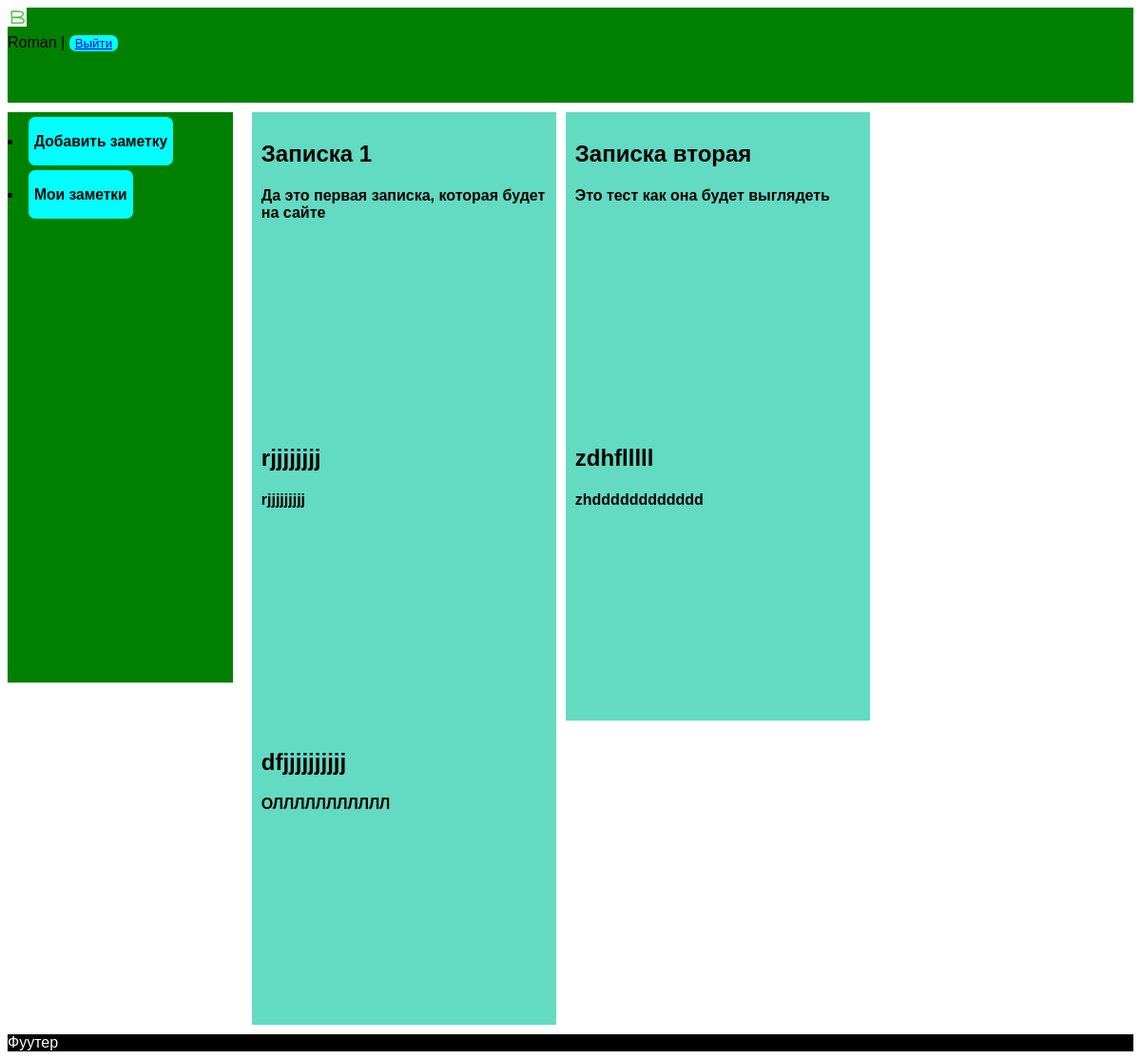
/notes/ (signed in), run on an earlier commit of the app's database.
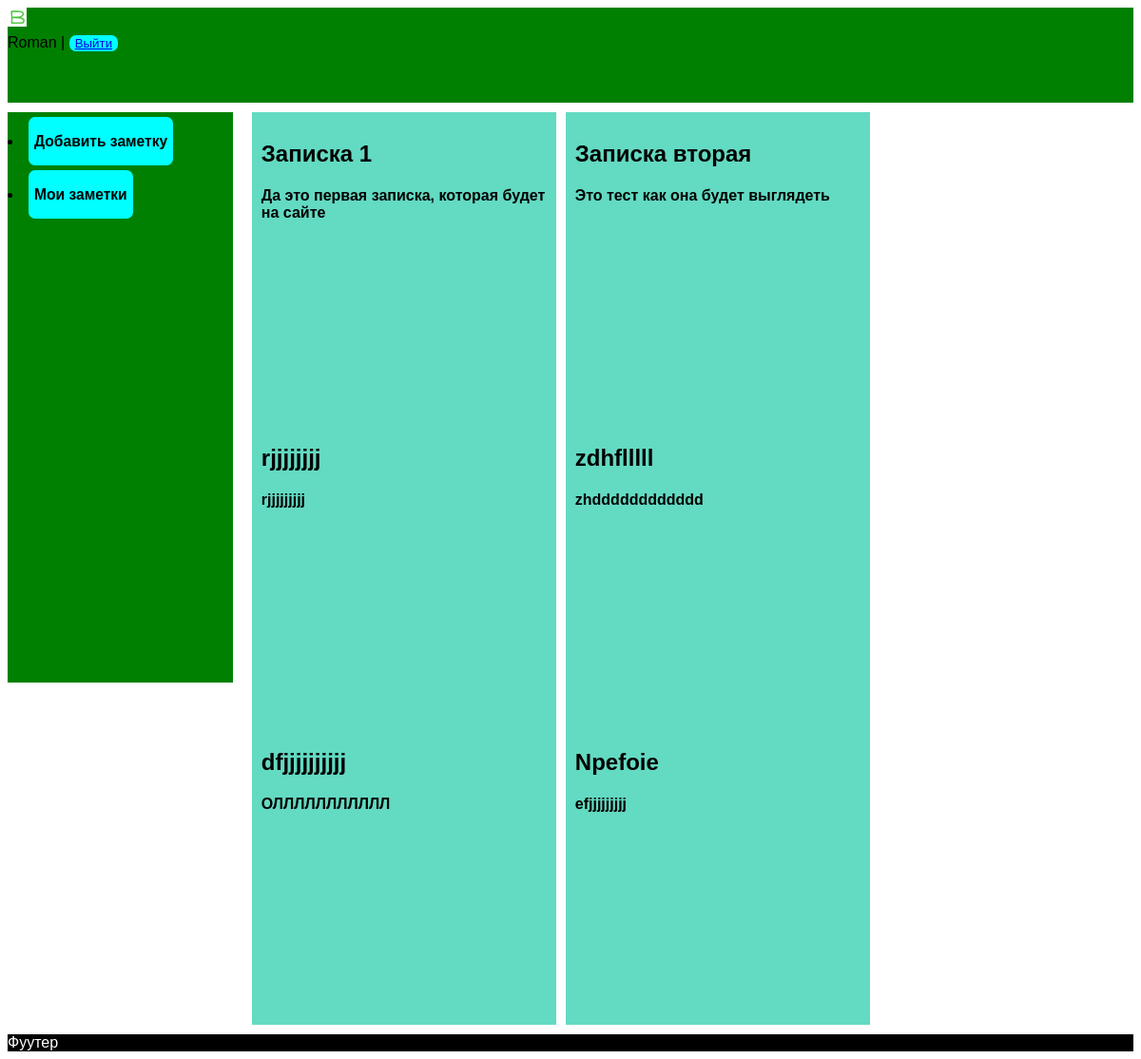
And on a later commit of the database.
### main/models.py (models this page shows)
class Content(models.Model):
    title = models.CharField(max_length=255)
    text = models.TextField(blank=True)
    user_id = models.CharField(max_length=255)
    time_crerate = models.DateTimeField(auto_now_add=True)
    last_time_update = models.DateTimeField(auto_now=True)

### main/views.py (the view)
# urls.py: path('notes/', notes, name='notes'),
def notes(request):
    content = Content.objects.filter(user_id=request.user.id)
    return render(request, 'main/notes.html', {'menu': menu, 'title': 'Мои заметки', 'content': content})

### main/templates/main/notes.html
{% extends 'main/base.html' %}
{% block content %}
{% for i in content %}
<div class="note-block">
    <h2>{{ i.title }}</h2>
    <h4>{{ i.text }}</h4>
</div>
{% endfor %}
{% endblock %}

### main/templates/main/base.html (shortened to what this page needs)
{% load static %}
<!DOCTYPE html>
<html lang="ru">
    <head>
	<link rel="stylesheet" href="{% static 'main/css/styles.css' %}">
    </head>
    <body>
        <div class="header">
            <img src="{% static 'main/images/logo.png' %}">
            {% if request.user.is_authenticated %}
            <div>{{ user.username }} | <button class="buttons"><a href="{% url 'logout' %}">Выйти</a></button></div>
            {% else %}
            <div class="user-block">
                <a href="{% url 'login' %}"><button class="buttons">Войти</button></a>
                <a href="{% url 'registration' %}"><button class="buttons">Зарегистрироваться</button></a>
            </div>
            {% endif %}
        </div>
        <div class="clearfix">
        <div class="notes">
            <div class="inner-notes">
            {% for p in menu %}
                <li><a href="{% url p.url %}"><button class="buttons"><h3>{{ p.title }}</h3></button></a></li>
            {% endfor %}
            </div>
        </div>
        <div class="content">
            <div class="inner-content">
                {% block content %}
                {% endblock content %}
            </div>
        </div>
        </div>
        <div class="footer">
            <div class="inner-footer">Фуутер</div>
        </div>
    </body>
</html>

### main/static/main/css/styles.css (style rules this page uses)
html, body { font-family: 'arial'; }
.header { background: green; height: 100px; margin-bottom: 10px; }
.notes { float: left; width: 20%; }
.inner-notes { background: green; min-height: 600px; }
.content { float: left; width: 80%; }
.inner-content { background: white; margin-left: 10xp; min-height: 600px; margin-left: 10px; }
.inner-footer { background: black; color: white; margin-top: 10px; }
.clearfix:after { visibility: hidden; display: block; font-size: 0; content: " "; clear: both; height: 0; }
.clearfix { display: inline-block; }
.clearfix { display: block; }
.buttons { border-radius: 7px; background-color: Aqua; border-style: none; margin-top: 5px; }
.note-block { background-color: #63DAC2; height: 300px; width: 300px; float: left; padding: 10px; margin-left: 10px; }

What changed in the data, as far as the page shows it:
added Content: title "Npefoie", text "efjjjjjjjjj"
